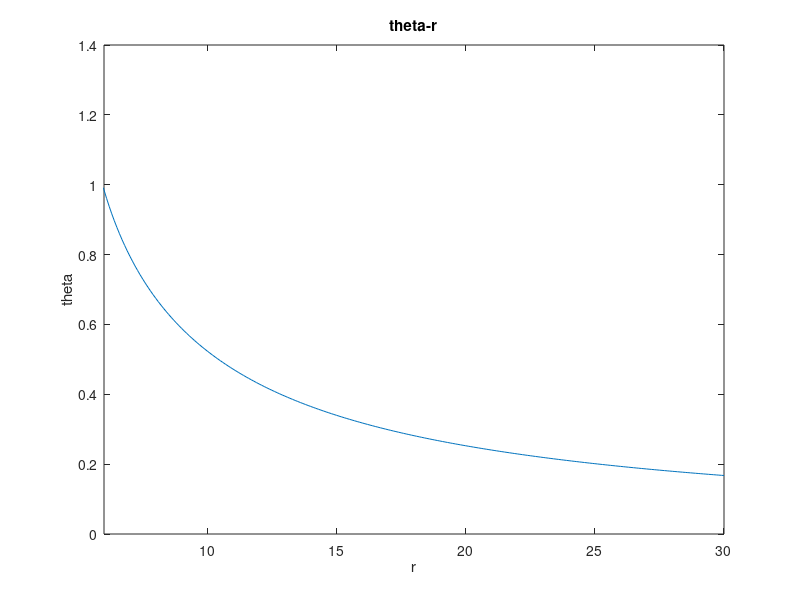
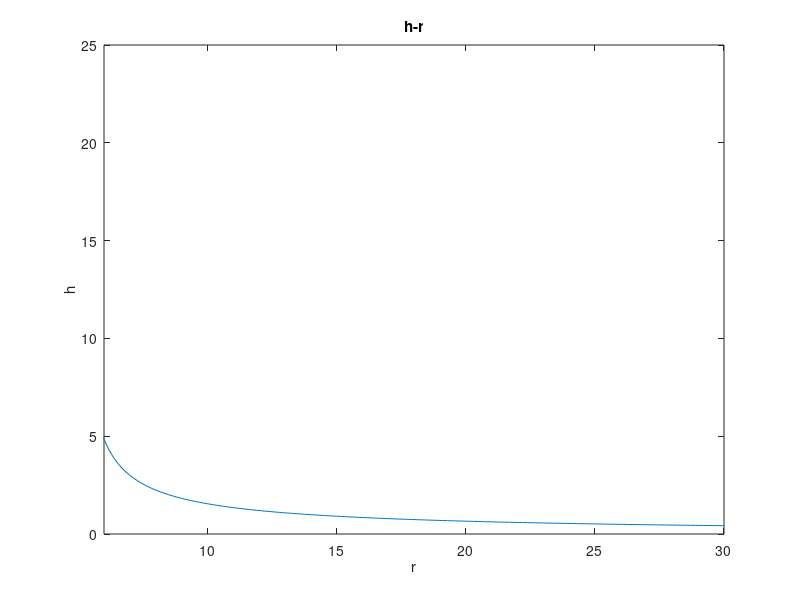
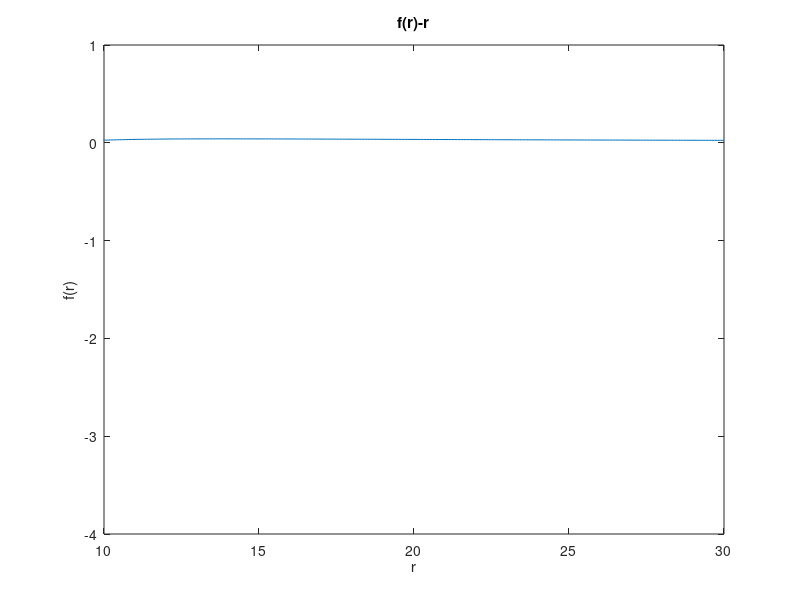

MATLAB code for these plots, in order:
r = 5.1:0.1:30;
len = length(r);
R = 5;
theta = ones(1,len);
h = ones(1,len);
for i = 1:len
    theta(i) = asin(R/r(i));
    h(i) = (1/cos(theta(i)) -1 )*r(i);
end

figure(1);
plot(r,theta);
xlim([6,30])
title('theta-r')
xlabel('r')
ylabel('theta')

figure(2);
plot(r,h);
xlim([6,30])
title('h-r')
xlabel('r')
ylabel('h')


a = 0.76;
b = 0.24;
f = a*theta - b*h;
figure(3)
plot(r,f)
xlim([10,30])
title('f(r)-r')

xlabel('r')
ylabel('f(r)')